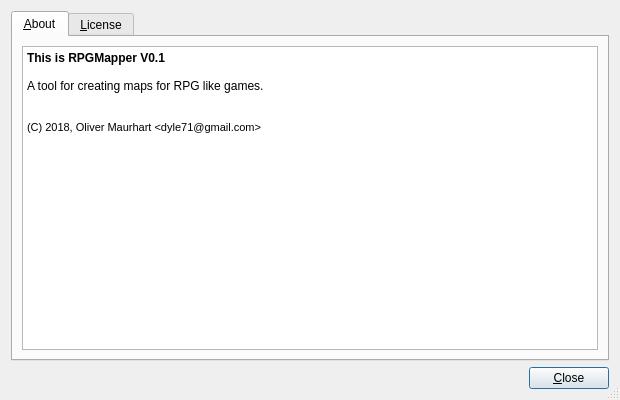
<?xml version="1.0" encoding="UTF-8"?>
<ui version="4.0">
 <class>aboutDialog</class>
 <widget class="QDialog" name="aboutDialog">
  <property name="geometry">
   <rect>
    <x>0</x>
    <y>0</y>
    <width>620</width>
    <height>400</height>
   </rect>
  </property>
  <property name="windowTitle">
   <string>About RPGMapper</string>
  </property>
  <property name="sizeGripEnabled">
   <bool>true</bool>
  </property>
  <property name="modal">
   <bool>true</bool>
  </property>
  <layout class="QVBoxLayout" name="mainLayout">
   <item>
    <widget class="QTabWidget" name="aboutTabWidget">
     <property name="currentIndex">
      <number>0</number>
     </property>
     <widget class="QWidget" name="aboutWidget">
      <attribute name="title">
       <string>&amp;About</string>
      </attribute>
      <layout class="QVBoxLayout" name="aboutWidgetLayout">
       <item>
        <widget class="QTextEdit" name="aboutTextEdit">
         <property name="readOnly">
          <bool>true</bool>
         </property>
         <property name="html">
          <string>&lt;!DOCTYPE HTML PUBLIC &quot;-//W3C//DTD HTML 4.0//EN&quot; &quot;http://www.w3.org/TR/REC-html40/strict.dtd&quot;&gt;
&lt;html&gt;&lt;head&gt;&lt;meta name=&quot;qrichtext&quot; content=&quot;1&quot; /&gt;&lt;style type=&quot;text/css&quot;&gt;
p, li { white-space: pre-wrap; }
&lt;/style&gt;&lt;/head&gt;&lt;body style=&quot; font-family:'Noto Sans'; font-size:10pt; font-weight:400; font-style:normal;&quot;&gt;
&lt;p style=&quot; margin-top:0px; margin-bottom:0px; margin-left:0px; margin-right:0px; -qt-block-indent:0; text-indent:0px;&quot;&gt;&lt;span style=&quot; font-family:'Bitstream Vera Sans'; font-size:9pt; font-weight:600;&quot;&gt;This is RPGMapper V0.1&lt;/span&gt;&lt;/p&gt;
&lt;p style=&quot;-qt-paragraph-type:empty; margin-top:0px; margin-bottom:0px; margin-left:0px; margin-right:0px; -qt-block-indent:0; text-indent:0px; font-family:'Bitstream Vera Sans'; font-size:9pt;&quot;&gt;&lt;br /&gt;&lt;/p&gt;
&lt;p style=&quot; margin-top:0px; margin-bottom:0px; margin-left:0px; margin-right:0px; -qt-block-indent:0; text-indent:0px;&quot;&gt;&lt;span style=&quot; font-family:'Bitstream Vera Sans'; font-size:9pt;&quot;&gt;A tool for creating maps for RPG like games.&lt;/span&gt;&lt;/p&gt;
&lt;p style=&quot;-qt-paragraph-type:empty; margin-top:0px; margin-bottom:0px; margin-left:0px; margin-right:0px; -qt-block-indent:0; text-indent:0px; font-family:'Bitstream Vera Sans'; font-size:9pt;&quot;&gt;&lt;br /&gt;&lt;/p&gt;
&lt;p style=&quot;-qt-paragraph-type:empty; margin-top:0px; margin-bottom:0px; margin-left:0px; margin-right:0px; -qt-block-indent:0; text-indent:0px; font-family:'Bitstream Vera Sans'; font-size:9pt;&quot;&gt;&lt;br /&gt;&lt;/p&gt;
&lt;p style=&quot; margin-top:0px; margin-bottom:0px; margin-left:0px; margin-right:0px; -qt-block-indent:0; text-indent:0px;&quot;&gt;&lt;span style=&quot; font-family:'Bitstream Vera Sans'; font-size:8pt;&quot;&gt;(C) 2018, Oliver Maurhart &amp;lt;dyle71@gmail.com&amp;gt;&lt;/span&gt;&lt;/p&gt;&lt;/body&gt;&lt;/html&gt;</string>
         </property>
        </widget>
       </item>
      </layout>
     </widget>
     <widget class="QWidget" name="licenseWidget">
      <attribute name="title">
       <string>&amp;License</string>
      </attribute>
      <layout class="QVBoxLayout" name="licenseLayout">
       <item>
        <widget class="QPlainTextEdit" name="licenseTextEdit">
         <property name="font">
          <font>
           <family>Monospace</family>
          </font>
         </property>
         <property name="readOnly">
          <bool>true</bool>
         </property>
         <property name="plainText">
          <string>                    GNU GENERAL PUBLIC LICENSE
                       Version 3, 29 June 2007

 Copyright (C) 2007 Free Software Foundation, Inc. &lt;http://fsf.org/&gt;
 Everyone is permitted to copy and distribute verbatim copies
 of this license document, but changing it is not allowed.

                            Preamble

  The GNU General Public License is a free, copyleft license for
software and other kinds of works.

  The licenses for most software and other practical works are designed
to take away your freedom to share and change the works.  By contrast,
the GNU General Public License is intended to guarantee your freedom to
share and change all versions of a program--to make sure it remains free
software for all its users.  We, the Free Software Foundation, use the
GNU General Public License for most of our software; it applies also to
any other work released this way by its authors.  You can apply it to
your programs, too.

  When we speak of free software, we are referring to freedom, not
price.  Our General Public Licenses are designed to make sure that you
have the freedom to distribute copies of free software (and charge for
them if you wish), that you receive source code or can get it if you
want it, that you can change the software or use pieces of it in new
free programs, and that you know you can do these things.

  To protect your rights, we need to prevent others from denying you
these rights or asking you to surrender the rights.  Therefore, you have
certain responsibilities if you distribute copies of the software, or if
you modify it: responsibilities to respect the freedom of others.

  For example, if you distribute copies of such a program, whether
gratis or for a fee, you must pass on to the recipients the same
freedoms that you received.  You must make sure that they, too, receive
or can get the source code.  And you must show them these terms so they
know their rights.

  Developers that use the GNU GPL protect your rights with two steps:
(1) assert copyright on the software, and (2) offer you this License
giving you legal permission to copy, distribute and/or modify it.

  For the developers' and authors' protection, the GPL clearly explains
that there is no warranty for this free software.  For both users' and
authors' sake, the GPL requires that modified versions be marked as
changed, so that their problems will not be attributed erroneously to
authors of previous versions.

  Some devices are designed to deny users access to install or run
modified versions of the software inside them, although the manufacturer
can do so.  This is fundamentally incompatible with the aim of
protecting users' freedom to change the software.  The systematic
pattern of such abuse occurs in the area of products for individuals to
use, which is precisely where it is most unacceptable.  Therefore, we
have designed this version of the GPL to prohibit the practice for those
products.  If such problems arise substantially in other domains, we
stand ready to extend this provision to those domains in future versions
of the GPL, as needed to protect the freedom of users.

  Finally, every program is threatened constantly by software patents.
States should not allow patents to restrict development and use of
software on general-purpose computers, but in those that do, we wish to
avoid the special danger that patents applied to a free program could
make it effectively proprietary.  To prevent this, the GPL assures that
patents cannot be used to render the program non-free.

  The precise terms and conditions for copying, distribution and
modification follow.

                       TERMS AND CONDITIONS

  0. Definitions.

  &quot;This License&quot; refers to version 3 of the GNU General Public License.

  &quot;Copyright&quot; also means copyright-like laws that apply to other kinds of
works, such as semiconductor masks.

  &quot;The Program&quot; refers to any copyrightable work licensed under this
License.  Each licensee is addressed as &quot;you&quot;.  &quot;Licensees&quot; and
&quot;recipients&quot; may be individuals or organizations.

  To &quot;modify&quot; a work means to copy from or adapt all or part of the work
in a fashion requiring copyright permission, other than the making of an
exact copy.  The resulting work is called a &quot;modified version&quot; of the
earlier work or a work &quot;based on&quot; the earlier work.

  A &quot;covered work&quot; means either the unmodified Program or a work based
on the Program.

  To &quot;propagate&quot; a work means to do anything with it that, without
permission, would make you directly or secondarily liable for
infringement under applicable copyright law, except executing it on a
computer or modifying a private copy.  Propagation includes copying,
distribution (with or without modification), making available to the
public, and in some countries other activities as well.

  To &quot;convey&quot; a work means any kind of propagation that enables other
parties to make or receive copies.  Mere interaction with a user through
a computer network, with no transfer of a copy, is not conveying.

  An interactive user interface displays &quot;Appropriate Legal Notices&quot;
to the extent that it includes a convenient and prominently visible
feature that (1) displays an appropriate copyright notice, and (2)
tells the user that there is no warranty for the work (except to the
extent that warranties are provided), that licensees may convey the
work under this License, and how to view a copy of this License.  If
the interface presents a list of user commands or options, such as a
menu, a prominent item in the files meets this criterion.

  1. Source Code.

  The &quot;source code&quot; for a work means the preferred form of the work
for making modifications to it.  &quot;Object code&quot; means any non-source
form of a work.

  A &quot;Standard Interface&quot; means an interface that either is an official
standard defined by a recognized standards body, or, in the case of
interfaces specified for a particular programming language, one that
is widely used among developers working in that language.

  The &quot;System Libraries&quot; of an executable work include anything, other
than the work as a whole, that (a) is included in the normal form of
packaging a Major Component, but which is not part of that Major
Component, and (b) serves only to enable use of the work with that
Major Component, or to implement a Standard Interface for which an
implementation is available to the public in source code form.  A
&quot;Major Component&quot;, in this context, means a major essential component
(kernel, window system, and so on) of the specific operating system
(if any) on which the executable work runs, or a compiler used to
produce the work, or an object code interpreter used to run it.

  The &quot;Corresponding Source&quot; for a work in object code form means all
the source code needed to generate, install, and (for an executable
work) run the object code and to modify the work, including scripts to
control those activities.  However, it does not include the work's
System Libraries, or general-purpose tools or generally available free
programs which are used unmodified in performing those activities but
which are not part of the work.  For example, Corresponding Source
includes interface definition files associated with source files for
the work, and the source code for shared libraries and dynamically
linked subprograms that the work is specifically designed to require,
such as by intimate data communication or control flow between those
subprograms and other parts of the work.

  The Corresponding Source need not include anything that users
can regenerate automatically from other parts of the Corresponding
Source.

  The Corresponding Source for a work in source code form is that
same work.

  2. Basic Permissions.

  All rights granted under this License are granted for the term of
copyright on the Program, and are irrevocable provided the stated
conditions are met.  This License explicitly affirms your unlimited
permission to run the unmodified Program.  The output from running a
covered work is covered by this License only if the output, given its
content, constitutes a covered work.  This License acknowledges your
rights of fair use or other equivalent, as provided by copyright law.

  You may make, run and propagate covered works that you do not
convey, without conditions so long as your license otherwise remains
in force.  You may convey covered works to others for the sole purpose
of having them make modifications exclusively for you, or provide you
with facilities for running those works, provided that you comply with
the terms of this License in conveying all material for which you do
not control copyright.  Those thus making or running the covered works
for you must do so exclusively on your behalf, under your direction
and control, on terms that prohibit them from making any copies of
your copyrighted material outside their relationship with you.

  Conveying under any other circumstances is permitted solely under
the conditions stated below.  Sublicensing is not allowed; section 10
makes it unnecessary.

  3. Protecting Users' Legal Rights From Anti-Circumvention Law.

  No covered work shall be deemed part of an effective technological
measure under any applicable law fulfilling obligations under article
11 of the WIPO copyright treaty adopted on 20 December 1996, or
similar laws prohibiting or restricting circumvention of such
measures.

  When you convey a covered work, you waive any legal power to forbid
circumvention of technological measures to the extent such circumvention
is effected by exercising rights under this License with respect to
the covered work, and you disclaim any intention to limit operation or
modification of the work as a means of enforcing, against the work's
users, your or third parties' legal rights to forbid circumvention of
technological measures.

  4. Conveying Verbatim Copies.

  You may convey verbatim copies of the Program's source code as you
receive it, in any medium, provided that you conspicuously and
appropriately publish on each copy an appropriate copyright notice;
keep intact all notices stating that this License and any
non-permissive terms added in accord with section 7 apply to the code;
keep intact all notices of the absence of any warranty; and give all
recipients a copy of this License along with the Program.

  You may charge any price or no price for each copy that you convey,
and you may offer support or warranty protection for a fee.

  5. Conveying Modified Source Versions.

  You may convey a work based on the Program, or the modifications to
produce it from the Program, in the form of source code under the
terms of section 4, provided that you also meet all of these conditions:

    a) The work must carry prominent notices stating that you modified
    it, and giving a relevant date.

    b) The work must carry prominent notices stating that it is
    released under this License and any conditions added under section
    7.  This requirement modifies the requirement in section 4 to
    &quot;keep intact all notices&quot;.

    c) You must license the entire work, as a whole, under this
    License to anyone who comes into possession of a copy.  This
    License will therefore apply, along with any applicable section 7
    additional terms, to the whole of the work, and all its parts,
    regardless of how they are packaged.  This License gives no
    permission to license the work in any other way, but it does not
    invalidate such permission if you have separately received it.

    d) If the work has interactive user interfaces, each must display
    Appropriate Legal Notices; however, if the Program has interactive
    interfaces that do not display Appropriate Legal Notices, your
    work need not make them do so.

  A compilation of a covered work with other separate and independent
works, which are not by their nature extensions of the covered work,
and which are not combined with it such as to form a larger program,
in or on a volume of a storage or distribution medium, is called an
&quot;aggregate&quot; if the compilation and its resulting copyright are not
used to limit the access or legal rights of the compilation's users
beyond what the individual works permit.  Inclusion of a covered work
in an aggregate does not cause this License to apply to the other
parts of the aggregate.

  6. Conveying Non-Source Forms.

  You may convey a covered work in object code form under the terms
of sections 4 and 5, provided that you also convey the
machine-readable Corresponding Source under the terms of this License,
in one of these ways:

    a) Convey the object code in, or embodied in, a physical product
    (including a physical distribution medium), accompanied by the
    Corresponding Source fixed on a durable physical medium
    customarily used for software interchange.

    b) Convey the object code in, or embodied in, a physical product
    (including a physical distribution medium), accompanied by a
    written offer, valid for at least three years and valid for as
    long as you offer spare parts or customer support for that product
    model, to give anyone who possesses the object code either (1) a
    copy of the Corresponding Source for all the software in the
    product that is covered by this License, on a durable physical
    medium customarily used for software interchange, for a price no
    more than your reasonable cost of physically performing this
    conveying of source, or (2) access to copy the
    Corresponding Source from a network server at no charge.

    c) Convey individual copies of the object code with a copy of the
    written offer to provide the Corresponding Source.  This
    alternative is allowed only occasionally and noncommercially, and
    only if you received the object code with such an offer, in accord
    with subsection 6b.

    d) Convey the object code by offering access from a designated
    place (gratis or for a charge), and offer equivalent access to the
    Corresponding Source in the same way through the same place at no
    further charge.  You need not require recipients to copy the
    Corresponding Source along with the object code.  If the place to
    copy the object code is a network server, the Corresponding Source
    may be on a different server (operated by you or a third party)
    that supports equivalent copying facilities, provided you maintain
    clear directions next to the object code saying where to find the
    Corresponding Source.  Regardless of what server hosts the
    Corresponding Source, you remain obligated to ensure that it is
    available for as long as needed to satisfy these requirements.

    e) Convey the object code using peer-to-peer transmission, provided
    you inform other peers where the object code and Corresponding
    Source of the work are being offered to the general public at no
    charge under subsection 6d.

  A separable portion of the object code, whose source code is excluded
from the Corresponding Source as a System Library, need not be
included in conveying the object code work.

  A &quot;User Product&quot; is either (1) a &quot;consumer product&quot;, which means any
tangible personal property which is normally used for personal, family,
or household purposes, or (2) anything designed or sold for incorporation
into a dwelling.  In determining whether a product is a consumer product,
doubtful cases shall be resolved in favor of coverage.  For a particular
product received by a particular user, &quot;normally used&quot; refers to a
typical or common use of that class of product, regardless of the status
of the particular user or of the way in which the particular user
actually uses, or expects or is expected to use, the product.  A product
is a consumer product regardless of whether the product has substantial
commercial, industrial or non-consumer uses, unless such uses represent
the only significant mode of use of the product.

  &quot;Installation Information&quot; for a User Product means any methods,
procedures, authorization keys, or other information required to install
and execute modified versions of a covered work in that User Product from
a modified version of its Corresponding Source.  The information must
suffice to ensure that the continued functioning of the modified object
code is in no case prevented or interfered with solely because
modification has been made.

  If you convey an object code work under this section in, or with, or
specifically for use in, a User Product, and the conveying occurs as
part of a transaction in which the right of possession and use of the
User Product is transferred to the recipient in perpetuity or for a
fixed term (regardless of how the transaction is characterized), the
Corresponding Source conveyed under this section must be accompanied
by the Installation Information.  But this requirement does not apply
if neither you nor any third party retains the ability to install
modified object code on the User Product (for example, the work has
been installed in ROM).

  The requirement to provide Installation Information does not include a
requirement to continue to provide support service, warranty, or updates
for a work that has been modified or installed by the recipient, or for
the User Product in which it has been modified or installed.  Access to a
network may be denied when the modification itself materially and
adversely affects the operation of the network or violates the rules and
protocols for communication across the network.

  Corresponding Source conveyed, and Installation Information provided,
in accord with this section must be in a format that is publicly
documented (and with an implementation available to the public in
source code form), and must require no special password or key for
unpacking, reading or copying.

  7. Additional Terms.

  &quot;Additional permissions&quot; are terms that supplement the terms of this
License by making exceptions from one or more of its conditions.
Additional permissions that are applicable to the entire Program shall
be treated as though they were included in this License, to the extent
that they are valid under applicable law.  If additional permissions
apply only to part of the Program, that part may be used separately
under those permissions, but the entire Program remains governed by
this License without regard to the additional permissions.

  When you convey a copy of a covered work, you may at your option
remove any additional permissions from that copy, or from any part of
it.  (Additional permissions may be written to require their own
removal in certain cases when you modify the work.)  You may place
additional permissions on material, added by you to a covered work,
for which you have or can give appropriate copyright permission.

  Notwithstanding any other provision of this License, for material you
add to a covered work, you may (if authorized by the copyright holders of
that material) supplement the terms of this License with terms:

    a) Disclaiming warranty or limiting liability differently from the
    terms of sections 15 and 16 of this License; or

    b) Requiring preservation of specified reasonable legal notices or
    author attributions in that material or in the Appropriate Legal
    Notices displayed by works containing it; or

    c) Prohibiting misrepresentation of the origin of that material, or
    requiring that modified versions of such material be marked in
    reasonable ways as different from the original version; or

    d) Limiting the use for publicity purposes of names of licensors or
    authors of the material; or

    e) Declining to grant rights under trademark law for use of some
    trade names, trademarks, or service marks; or

    f) Requiring indemnification of licensors and authors of that
    material by anyone who conveys the material (or modified versions of
    it) with contractual assumptions of liability to the recipient, for
    any liability that these contractual assumptions directly impose on
    those licensors and authors.

  All other non-permissive additional terms are considered &quot;further
restrictions&quot; within the meaning of section 10.  If the Program as you
received it, or any part of it, contains a notice stating that it is
governed by this License along with a term that is a further
restriction, you may remove that term.  If a license document contains
a further restriction but permits relicensing or conveying under this
License, you may add to a covered work material governed by the terms
of that license document, provided that the further restriction does
not survive such relicensing or conveying.

  If you add terms to a covered work in accord with this section, you
must place, in the relevant source files, a statement of the
additional terms that apply to those files, or a notice indicating
where to find the applicable terms.

  Additional terms, permissive or non-permissive, may be stated in the
form of a separately written license, or stated as exceptions;
the above requirements apply either way.

  8. Termination.

  You may not propagate or modify a covered work except as expressly
provided under this License.  Any attempt otherwise to propagate or
modify it is void, and will automatically terminate your rights under
this License (including any patent licenses granted under the third
paragraph of section 11).

  However, if you cease all violation of this License, then your
license from a particular copyright holder is reinstated (a)
provisionally, unless and until the copyright holder explicitly and
finally terminates your license, and (b) permanently, if the copyright
holder fails to notify you of the violation by some reasonable means
prior to 60 days after the cessation.

  Moreover, your license from a particular copyright holder is
reinstated permanently if the copyright holder notifies you of the
violation by some reasonable means, this is the first time you have
received notice of violation of this License (for any work) from that
copyright holder, and you cure the violation prior to 30 days after
your receipt of the notice.

  Termination of your rights under this section does not terminate the
licenses of parties who have received copies or rights from you under
this License.  If your rights have been terminated and not permanently
reinstated, you do not qualify to receive new licenses for the same
material under section 10.

  9. Acceptance Not Required for Having Copies.

  You are not required to accept this License in order to receive or
run a copy of the Program.  Ancillary propagation of a covered work
occurring solely as a consequence of using peer-to-peer transmission
to receive a copy likewise does not require acceptance.  However,
nothing other than this License grants you permission to propagate or
modify any covered work.  These actions infringe copyright if you do
not accept this License.  Therefore, by modifying or propagating a
covered work, you indicate your acceptance of this License to do so.

  10. Automatic Licensing of Downstream Recipients.

  Each time you convey a covered work, the recipient automatically
receives a license from the original licensors, to run, modify and
propagate that work, subject to this License.  You are not responsible
for enforcing compliance by third parties with this License.

  An &quot;entity transaction&quot; is a transaction transferring control of an
organization, or substantially all assets of one, or subdividing an
organization, or merging organizations.  If propagation of a covered
work results from an entity transaction, each party to that
transaction who receives a copy of the work also receives whatever
licenses to the work the party's predecessor in interest had or could
give under the previous paragraph, plus a right to possession of the
Corresponding Source of the work from the predecessor in interest, if
the predecessor has it or can get it with reasonable efforts.

  You may not impose any further restrictions on the exercise of the
rights granted or affirmed under this License.  For example, you may
not impose a license fee, royalty, or other charge for exercise of
rights granted under this License, and you may not initiate litigation
(including a cross-claim or counterclaim in a lawsuit) alleging that
any patent claim is infringed by making, using, selling, offering for
sale, or importing the Program or any portion of it.

  11. Patents.

  A &quot;contributor&quot; is a copyright holder who authorizes use under this
License of the Program or a work on which the Program is based.  The
work thus licensed is called the contributor's &quot;contributor version&quot;.

  A contributor's &quot;essential patent claims&quot; are all patent claims
owned or controlled by the contributor, whether already acquired or
hereafter acquired, that would be infringed by some manner, permitted
by this License, of making, using, or selling its contributor version,
but do not include claims that would be infringed only as a
consequence of further modification of the contributor version.  For
purposes of this definition, &quot;control&quot; includes the right to grant
patent sublicenses in a manner consistent with the requirements of
this License.

  Each contributor grants you a non-exclusive, worldwide, royalty-free
patent license under the contributor's essential patent claims, to
make, use, sell, offer for sale, import and otherwise run, modify and
propagate the contents of its contributor version.

  In the following three paragraphs, a &quot;patent license&quot; is any express
agreement or commitment, however denominated, not to enforce a patent
(such as an express permission to practice a patent or covenant not to
sue for patent infringement).  To &quot;grant&quot; such a patent license to a
party means to make such an agreement or commitment not to enforce a
patent against the party.

  If you convey a covered work, knowingly relying on a patent license,
and the Corresponding Source of the work is not available for anyone
to copy, free of charge and under the terms of this License, through a
publicly available network server or other readily accessible means,
then you must either (1) cause the Corresponding Source to be so
available, or (2) arrange to deprive yourself of the benefit of the
patent license for this particular work, or (3) arrange, in a manner
consistent with the requirements of this License, to extend the patent
license to downstream recipients.  &quot;Knowingly relying&quot; means you have
actual knowledge that, but for the patent license, your conveying the
covered work in a country, or your recipient's use of the covered work
in a country, would infringe one or more identifiable patents in that
country that you have reason to believe are valid.

  If, pursuant to or in connection with a single transaction or
arrangement, you convey, or propagate by procuring conveyance of, a
covered work, and grant a patent license to some of the parties
receiving the covered work authorizing them to use, propagate, modify
or convey a specific copy of the covered work, then the patent license
you grant is automatically extended to all recipients of the covered
work and works based on it.

  A patent license is &quot;discriminatory&quot; if it does not include within
the scope of its coverage, prohibits the exercise of, or is
conditioned on the non-exercise of one or more of the rights that are
specifically granted under this License.  You may not convey a covered
work if you are a party to an arrangement with a third party that is
in the business of distributing software, under which you make payment
to the third party based on the extent of your activity of conveying
the work, and under which the third party grants, to any of the
parties who would receive the covered work from you, a discriminatory
patent license (a) in connection with copies of the covered work
conveyed by you (or copies made from those copies), or (b) primarily
for and in connection with specific products or compilations that
contain the covered work, unless you entered into that arrangement,
or that patent license was granted, prior to 28 March 2007.

  Nothing in this License shall be construed as excluding or limiting
any implied license or other defenses to infringement that may
otherwise be available to you under applicable patent law.

  12. No Surrender of Others' Freedom.

  If conditions are imposed on you (whether by court order, agreement or
otherwise) that contradict the conditions of this License, they do not
excuse you from the conditions of this License.  If you cannot convey a
covered work so as to satisfy simultaneously your obligations under this
License and any other pertinent obligations, then as a consequence you may
not convey it at all.  For example, if you agree to terms that obligate you
to collect a royalty for further conveying from those to whom you convey
the Program, the only way you could satisfy both those terms and this
License would be to refrain entirely from conveying the Program.

  13. Use with the GNU Affero General Public License.

  Notwithstanding any other provision of this License, you have
permission to link or combine any covered work with a work licensed
under version 3 of the GNU Affero General Public License into a single
combined work, and to convey the resulting work.  The terms of this
License will continue to apply to the part which is the covered work,
but the special requirements of the GNU Affero General Public License,
section 13, concerning interaction through a network will apply to the
combination as such.

  14. Revised Versions of this License.

  The Free Software Foundation may publish revised and/or new versions of
the GNU General Public License from time to time.  Such new versions will
be similar in spirit to the present version, but may differ in detail to
address new problems or concerns.

  Each version is given a distinguishing version number.  If the
Program specifies that a certain numbered version of the GNU General
Public License &quot;or any later version&quot; applies to it, you have the
option of following the terms and conditions either of that numbered
version or of any later version published by the Free Software
Foundation.  If the Program does not specify a version number of the
GNU General Public License, you may choose any version ever published
by the Free Software Foundation.

  If the Program specifies that a proxy can decide which future
versions of the GNU General Public License can be used, that proxy's
public statement of acceptance of a version permanently authorizes you
to choose that version for the Program.

  Later license versions may give you additional or different
permissions.  However, no additional obligations are imposed on any
author or copyright holder as a result of your choosing to follow a
later version.

  15. Disclaimer of Warranty.

  THERE IS NO WARRANTY FOR THE PROGRAM, TO THE EXTENT PERMITTED BY
APPLICABLE LAW.  EXCEPT WHEN OTHERWISE STATED IN WRITING THE COPYRIGHT
HOLDERS AND/OR OTHER PARTIES PROVIDE THE PROGRAM &quot;AS IS&quot; WITHOUT WARRANTY
OF ANY KIND, EITHER EXPRESSED OR IMPLIED, INCLUDING, BUT NOT LIMITED TO,
THE IMPLIED WARRANTIES OF MERCHANTABILITY AND FITNESS FOR A PARTICULAR
PURPOSE.  THE ENTIRE RISK AS TO THE QUALITY AND PERFORMANCE OF THE PROGRAM
IS WITH YOU.  SHOULD THE PROGRAM PROVE DEFECTIVE, YOU ASSUME THE COST OF
ALL NECESSARY SERVICING, REPAIR OR CORRECTION.

  16. Limitation of Liability.

  IN NO EVENT UNLESS REQUIRED BY APPLICABLE LAW OR AGREED TO IN WRITING
WILL ANY COPYRIGHT HOLDER, OR ANY OTHER PARTY WHO MODIFIES AND/OR CONVEYS
THE PROGRAM AS PERMITTED ABOVE, BE LIABLE TO YOU FOR DAMAGES, INCLUDING ANY
GENERAL, SPECIAL, INCIDENTAL OR CONSEQUENTIAL DAMAGES ARISING OUT OF THE
USE OR INABILITY TO USE THE PROGRAM (INCLUDING BUT NOT LIMITED TO LOSS OF
DATA OR DATA BEING RENDERED INACCURATE OR LOSSES SUSTAINED BY YOU OR THIRD
PARTIES OR A FAILURE OF THE PROGRAM TO OPERATE WITH ANY OTHER PROGRAMS),
EVEN IF SUCH HOLDER OR OTHER PARTY HAS BEEN ADVISED OF THE POSSIBILITY OF
SUCH DAMAGES.

  17. Interpretation of Sections 15 and 16.

  If the disclaimer of warranty and limitation of liability provided
above cannot be given local legal effect according to their terms,
reviewing courts shall apply local law that most closely approximates
an absolute waiver of all civil liability in connection with the
Program, unless a warranty or assumption of liability accompanies a
copy of the Program in return for a fee.

                     END OF TERMS AND CONDITIONS

            How to Apply These Terms to Your New Programs

  If you develop a new program, and you want it to be of the greatest
possible use to the public, the best way to achieve this is to make it
free software which everyone can redistribute and change under these terms.

  To do so, attach the following notices to the program.  It is safest
to attach them to the start of each source file to most effectively
state the exclusion of warranty; and each file should have at least
the &quot;copyright&quot; line and a pointer to where the full notice is found.

    &lt;one line to give the program's name and a brief idea of what it does.&gt;
    Copyright (C) &lt;year&gt;  &lt;name of author&gt;

    This program is free software: you can redistribute it and/or modify
    it under the terms of the GNU General Public License as published by
    the Free Software Foundation, either version 3 of the License, or
    (at your option) any later version.

    This program is distributed in the hope that it will be useful,
    but WITHOUT ANY WARRANTY; without even the implied warranty of
    MERCHANTABILITY or FITNESS FOR A PARTICULAR PURPOSE.  See the
    GNU General Public License for more details.

    You should have received a copy of the GNU General Public License
    along with this program.  If not, see &lt;http://www.gnu.org/licenses/&gt;.

Also add information on how to contact you by electronic and paper mail.

  If the program does terminal interaction, make it output a short
notice like this when it starts in an interactive mode:

    &lt;program&gt;  Copyright (C) &lt;year&gt;  &lt;name of author&gt;
    This program comes with ABSOLUTELY NO WARRANTY; for details type `show w'.
    This is free software, and you are welcome to redistribute it
    under certain conditions; type `show c' for details.

The hypothetical commands `show w' and `show c' should show the appropriate
parts of the General Public License.  Of course, your program's commands
might be different; for a GUI interface, you would use an &quot;about box&quot;.

  You should also get your employer (if you work as a programmer) or school,
if any, to sign a &quot;copyright disclaimer&quot; for the program, if necessary.
For more information on this, and how to apply and follow the GNU GPL, see
&lt;http://www.gnu.org/licenses/&gt;.

  The GNU General Public License does not permit incorporating your program
into proprietary programs.  If your program is a subroutine library, you
may consider it more useful to permit linking proprietary applications with
the library.  If this is what you want to do, use the GNU Lesser General
Public License instead of this License.  But first, please read
&lt;http://www.gnu.org/philosophy/why-not-lgpl.html&gt;.
</string>
         </property>
        </widget>
       </item>
      </layout>
     </widget>
    </widget>
   </item>
   <item>
    <widget class="QWidget" name="buttonsWidget" native="true">
     <layout class="QHBoxLayout" name="buttonsLayout">
      <property name="leftMargin">
       <number>0</number>
      </property>
      <property name="topMargin">
       <number>0</number>
      </property>
      <property name="rightMargin">
       <number>0</number>
      </property>
      <property name="bottomMargin">
       <number>0</number>
      </property>
      <item>
       <spacer name="buttonsSpacer">
        <property name="orientation">
         <enum>Qt::Horizontal</enum>
        </property>
        <property name="sizeHint" stdset="0">
         <size>
          <width>308</width>
          <height>20</height>
         </size>
        </property>
       </spacer>
      </item>
      <item>
       <widget class="QPushButton" name="closeButton">
        <property name="text">
         <string>&amp;Close</string>
        </property>
        <property name="default">
         <bool>true</bool>
        </property>
       </widget>
      </item>
     </layout>
    </widget>
   </item>
  </layout>
 </widget>
 <tabstops>
  <tabstop>aboutTabWidget</tabstop>
  <tabstop>aboutTextEdit</tabstop>
  <tabstop>closeButton</tabstop>
  <tabstop>licenseTextEdit</tabstop>
 </tabstops>
 <resources/>
 <connections>
  <connection>
   <sender>closeButton</sender>
   <signal>clicked()</signal>
   <receiver>aboutDialog</receiver>
   <slot>close()</slot>
   <hints>
    <hint type="sourcelabel">
     <x>374</x>
     <y>318</y>
    </hint>
    <hint type="destinationlabel">
     <x>212</x>
     <y>170</y>
    </hint>
   </hints>
  </connection>
 </connections>
</ui>
